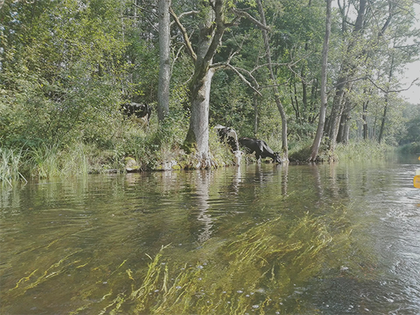
%> input picture ćwiczenia/sam_robie/LAB3/rzeczka2.png, 420 x 315 px, shrunk from 555 x 416 before the run
$ octave rzeczka_7.m   (GNU Octave 9; MATLAB toolbox functions it lacks are replaced by stand-ins)
%> lines starting %> are read from the running program, lines starting %| are printed output that depends on the picture
img_uint8 = imread('rzeczka2.png');
%> img_uint8 is the input picture: size 315x420x3 uint8; mean R, G, B 119.1, 122.3, 95.8
obraz = double(img_uint8);

punkty_R = [0, 0; 60, 120; 110, 110; 255, 255];
punkty_G = [0, 0; 255, 255];
punkty_B = [0, 0; 50, 0; 255, 255];

function LUT = stworz_LUT_kolor(punkty)
  LUT = (0:255);

  for i = 1:length(punkty) - 1
    x1 = punkty(i, 1);
    y1 = punkty(i, 2);
    x2 = punkty(i + 1, 1);
    y2 = punkty(i + 1, 2);

    a = (y2 - y1) / (x2 - x1);
    b = y1 - a * x1;

    for x = x1:x2
      y = round(a * x + b);
      LUT(x + 1) = y;
    end
  end
end


function obraz_wynikowy = LUT_zastosuj_kolor(wejscie, LUT, kolor)
    obraz_wynikowy = wejscie;
    if kolor == 'R'
        obraz_wynikowy(:, :, 1) = LUT(wejscie(:, :, 1) + 1);
    elseif kolor == 'G'
        obraz_wynikowy(:, :, 2) = LUT(wejscie(:, :, 2) + 1);
    elseif kolor == 'B'
        obraz_wynikowy(:, :, 3) = LUT(wejscie(:, :, 3) + 1);
    end
end

LUT_czerwony = stworz_LUT_kolor(punkty_R);
LUT_zielony = stworz_LUT_kolor(punkty_G);
LUT_niebieski = stworz_LUT_kolor(punkty_B);

obraz_wynikowy = obraz;
obraz_wynikowy = LUT_zastosuj_kolor(obraz_wynikowy, LUT_czerwony, 'R');
%> in LUT_zastosuj_kolor, `obraz_wynikowy(:, :, 1) = LUT(wejscie(:, :, 1) + 1);`:
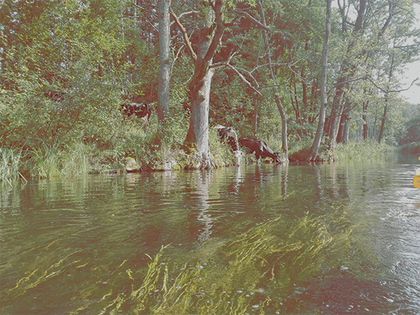
%> obraz_wynikowy: size 315x420x3 double; mean R, G, B 128.3, 122.3, 95.8
obraz_wynikowy = LUT_zastosuj_kolor(obraz_wynikowy, LUT_zielony, 'G');
obraz_wynikowy = LUT_zastosuj_kolor(obraz_wynikowy, LUT_niebieski, 'B');
%> call 3 of LUT_zastosuj_kolor, with kolor = 'B'
%> in LUT_zastosuj_kolor (call 3), `obraz_wynikowy(:, :, 3) = LUT(wejscie(:, :, 3) + 1);`:
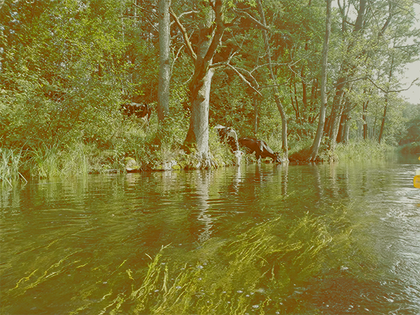
%> obraz_wynikowy: size 315x420x3 double; mean R, G, B 128.3, 122.3, 57.2

subplot(1, 2, 1);
imshow(obraz/255);
title('Oryginalny obraz');

subplot(1, 2, 2);
imshow(obraz_wynikowy/255);
title('Po zastosowaniu LUT');
